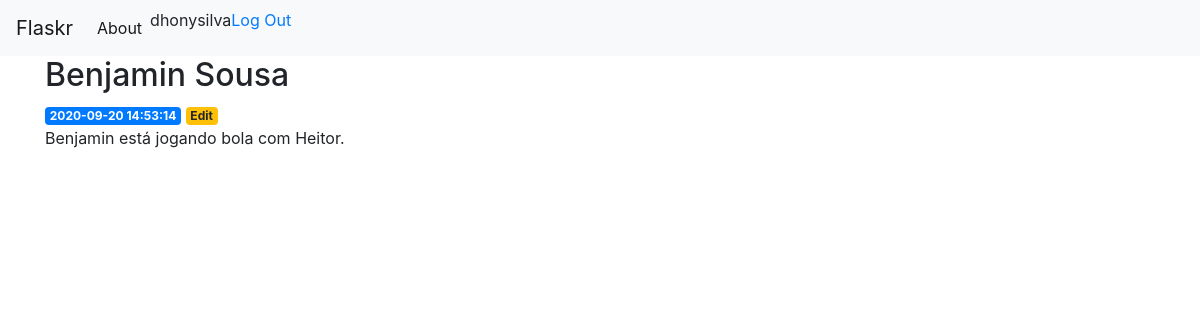
Page /6 (signed in) on the committed database.
### tables this page shows
CREATE TABLE user (
  id INTEGER PRIMARY KEY AUTOINCREMENT,
  username TEXT UNIQUE NOT NULL,
  password TEXT NOT NULL
);

CREATE TABLE post (
  id INTEGER PRIMARY KEY AUTOINCREMENT,
  author_id INTEGER NOT NULL,
  created TIMESTAMP NOT NULL DEFAULT CURRENT_TIMESTAMP,
  title TEXT NOT NULL,
  body TEXT NOT NULL,
  FOREIGN KEY (author_id) REFERENCES user (id)
);

### flaskr/blog.py (the view)
@bp.route('/<int:id>')
def post(id):
    post = get_post(id)
    return render_template('blog/post.html', post=post)

### flaskr/auth.py (called while the page is built)
@bp.before_app_request
def load_logged_in_user():
    user_id = session.get('user_id')
    if user_id is None:
        g.user = None
    else:
        g.user = get_db().execute(
            'SELECT * FROM user WHERE id = ?', (user_id,)
        ).fetchone()

### flaskr/blog.py (called while the page is built)
def get_post(id, check_author=True):
    post = get_db().execute(
        'SELECT p.id, title, body, created, author_id, username'
        ' FROM post p JOIN user u ON p.author_id = u.id'
        ' WHERE p.id = ?',
        (id,)
    ).fetchone()
    if post is None:
        abort(404, "Post id {0} doesn't exist.".format(id))
    if check_author and post['author_id'] != g.user['id']:
        abort(403)
    return post

### flaskr/db.py (called while the page is built)
def get_db():
    if 'db' not in g:
        g.db = sqlite3.connect(
            current_app.config['DATABASE'],
            detect_types=sqlite3.PARSE_DECLTYPES
        )
        g.db.row_factory = sqlite3.Row
    return g.db

### flaskr/templates/blog/post.html
{% extends 'base.html' %}
{% block content %}
    <h2>{% block title %} {{ post['title'] }} {% endblock %}</h2>
    <span class="badge badge-primary">{{ post['created'] }}</span>
    {% if g.user['id'] == post['author_id'] %}
          <a class="action" href="{{ url_for('blog.update', id=post['id']) }}">
            <span class="badge badge-warning">Edit</span>
          </a>
        {% endif %}
    <p>{{ post['body'] }}</p>
{% endblock %}

### flaskr/templates/base.html (shortened to what this page needs)
<!doctype html>
<html lang="en">
  <head>
    <link rel="stylesheet" href="https://stackpath.bootstrapcdn.com/bootstrap/4.3.1/css/bootstrap.min.css">
  </head>
  <body>
    <nav class="navbar navbar-expand-md navbar-light bg-light">
        <a class="navbar-brand" href="{{ url_for('auth.login')}}">Flaskr</a>
        <div class="collapse navbar-collapse" id="navbarNav">
            <ul class="navbar-nav">
            <li class="nav-item active">
                <a class="nav-link" href="#">About</a>
            </li>
                {% if g.user %}
                  <li><span>{{ g.user['username'] }}</span>
                  <li><a href="{{ url_for('auth.logout') }}">Log Out</a>
                {% else %}
                  <li><a href="{{ url_for('auth.register') }}">Register</a>
                  <li><a href="{{ url_for('auth.login') }}">Log In</a>
                {% endif %}
            </ul>
        </div>
    </nav>
    <div class="container">
        {% block content %}{% endblock %}
      </div>
  </body>
</html>

### rows in the picture
user: user.username "dhonysilva"
post: title "Benjamin Sousa", created "2020-09-20 14:53:14", body "Benjamin está jogando bola com Heitor."
